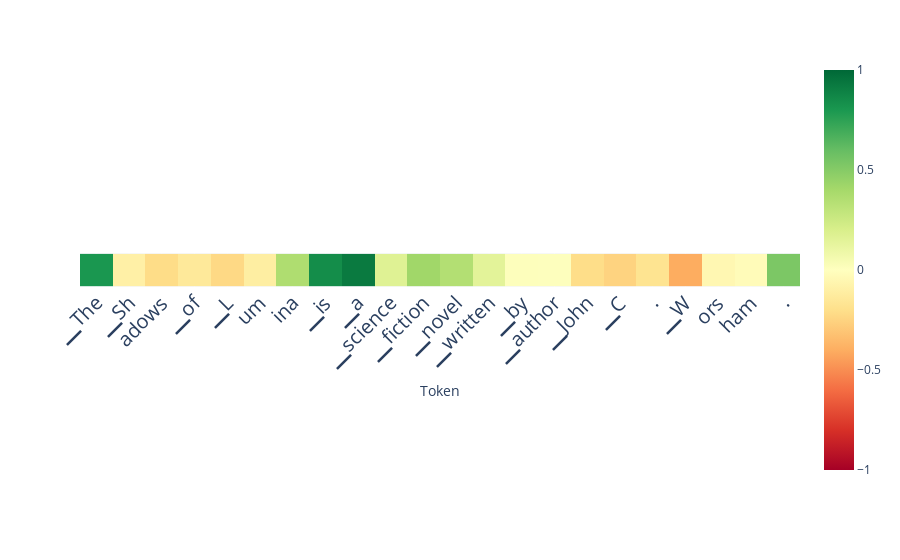

Notebook code for this chart:
### Code cell
scores_per_token = doc.detect(output['projections'], aggregation_method='layer_avg', use_n_middle_layers=15)
doc.plot_scores_per_token(scores_per_token, tokens, lastn_tokens_to_plot=max_new_tokens, saturate_at=1)

### Figure 1 — Plotly figure (JSON) as saved in the notebook; plotly's stock layout.template omitted (floating-point values rounded to 4 significant figures)
{"data": [{"coloraxis": "coloraxis", "hovertemplate": "Token: %{x}<br>y: %{y}<br>color: %{z}<extra></extra>", "name": "0", "type": "heatmap", "xaxis": "x", "yaxis": "y", "z": [[0.8022, -0.09619, -0.2139, -0.1407, -0.2294, -0.1107, 0.364, 0.8462, 0.9258, 0.1664, 0.4165, 0.3481, 0.1462, 0.01129, 0.009544, -0.208, -0.2507, -0.1774, -0.4045, -0.05142, -0.02351, 0.5303]]}], "layout": {"autosize": true, "coloraxis": {"cmax": 1, "cmin": -1, "colorscale": [[0, "rgb(165,0,38)"], [0.1, "rgb(215,48,39)"], [0.2, "rgb(244,109,67)"], [0.3, "rgb(253,174,97)"], [0.4, "rgb(254,224,139)"], [0.5, "rgb(255,255,191)"], [0.6, "rgb(217,239,139)"], [0.7, "rgb(166,217,106)"], [0.8, "rgb(102,189,99)"], [0.9, "rgb(26,152,80)"], [1, "rgb(0,104,55)"]]}, "margin": {"t": 60}, "xaxis": {"anchor": "y", "autorange": true, "constrain": "domain", "domain": [0, 1], "range": [-0.5, 21.5], "scaleanchor": "y", "tickangle": -45, "tickfont": {"size": 20}, "ticktext": ["▁The", "▁Sh", "adows", "▁of", "▁L", "um", "ina", "▁is", "▁a", "▁science", "▁fiction", "▁novel", "▁written", "▁by", "▁author", "▁John", "▁C", ".", "▁W", "ors", "ham", "."], "tickvals": [0, 1, 2, 3, 4, 5, 6, 7, 8, 9, 10, 11, 12, 13, 14, 15, 16, 17, 18, 19, 20, 21], "title": {"text": "Token"}}, "yaxis": {"anchor": "x", "autorange": true, "constrain": "domain", "domain": [0.4168, 0.5832], "range": [0.5, -0.5], "showticklabels": false}}}
